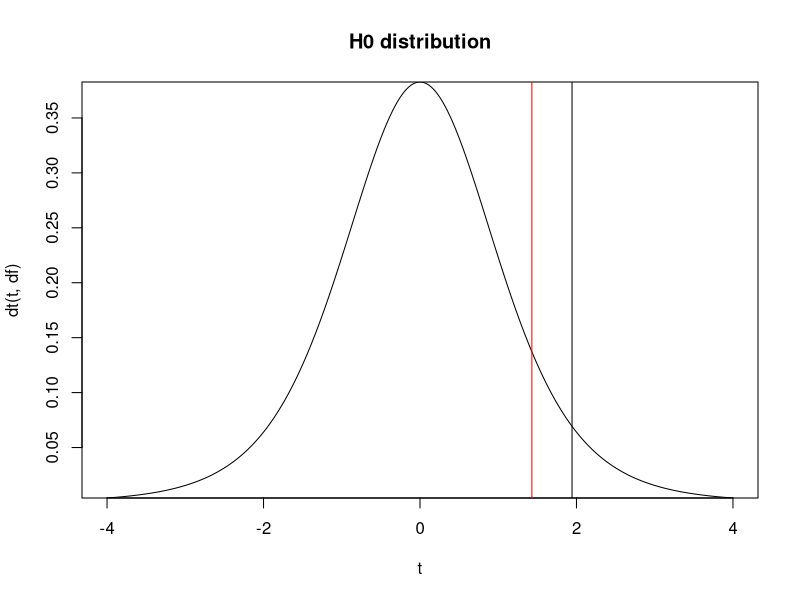
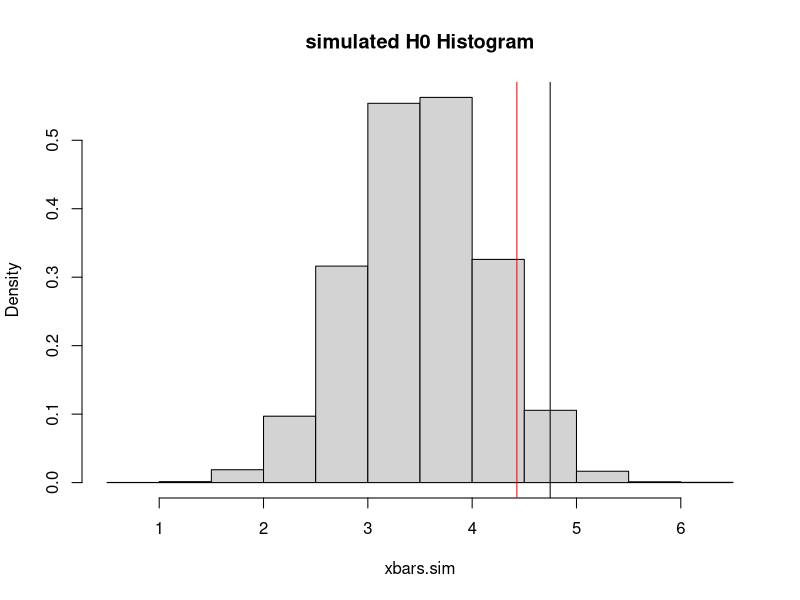

Source code (R) for these figures, in order:
# H0: mu <= 3.5
# Ha: mu > 3.5 

# null Hypothesis
mu0 = 3.5

# Sampling information:
data = c(7, 4, 6, 3, 5, 4, 2)
xbar = mean(data)
xbar
s=sd(data)
s
n = 7

# the average rent is $1675 with s = $581.

# 
# Sample average is >$1500, is this just happened by chance?

# The null distribution of xbar can be approximated by t dist

# The null distribution of xbar has following parametrs:
muXbar = mu0
sigmaXbar = s/sqrt(n) # which we call it SE of Xbar

# find test Statistic
Tstat = (xbar-mu0)/(s/sqrt(n))
Tstat

# Check the significance. 
alpha = 0.05
df = n-1
# Should you check left tail or the right tail?
Tstat > qt(1-alpha, df)
# Reject the null hypthesis. That means the difference 
# between xbar and mu0 is not by chance.

# What happened graphically:
t = seq(-4, 4, 0.01) # making sequnce of numbers between -4 and 4
plot(t, dt(t, df), main = "H0 distribution", type = "l", yaxs="i")
abline(v = qt(1-alpha, df)) # Critical value
abline(v = Tstat , col = "red") # Zstat

# finding p-value
# pvalue = P(T > Tstat) = 1 - P(T <= Tstat)
1-pt(Tstat, df)

# How to understand this by simulation:
# Simulate the null distribution:
nsim = 10000
ntot = n*nsim
rv = rnorm(ntot, mu0, s)
rvm = matrix(rv, nrow = nsim)
xbars.sim = rowMeans(rvm)
hist(xbars.sim, freq=F, main ="simulated H0 Histogram")
abline(v = quantile(xbars.sim, 0.975), col = "black")
abline(v = xbar, col = "red")




